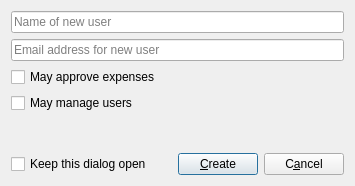
<?xml version="1.0" encoding="UTF-8"?>
<ui version="4.0">
 <class>CreateNewUserDialog</class>
 <widget class="QDialog" name="CreateNewUserDialog">
  <property name="geometry">
   <rect>
    <x>0</x>
    <y>0</y>
    <width>355</width>
    <height>186</height>
   </rect>
  </property>
  <property name="windowTitle">
   <string>Dialog</string>
  </property>
  <layout class="QVBoxLayout" name="verticalLayout">
   <item>
    <widget class="QLineEdit" name="name_edig">
     <property name="placeholderText">
      <string>Name of new user</string>
     </property>
    </widget>
   </item>
   <item>
    <widget class="QLineEdit" name="email_edit">
     <property name="placeholderText">
      <string>Email address for new user</string>
     </property>
    </widget>
   </item>
   <item>
    <widget class="QCheckBox" name="may_approve_expenses_checkbox">
     <property name="text">
      <string>May approve expenses</string>
     </property>
    </widget>
   </item>
   <item>
    <widget class="QCheckBox" name="may_manage_users_checkbox">
     <property name="text">
      <string>May manage users</string>
     </property>
    </widget>
   </item>
   <item>
    <spacer name="verticalSpacer">
     <property name="orientation">
      <enum>Qt::Vertical</enum>
     </property>
     <property name="sizeHint" stdset="0">
      <size>
       <width>20</width>
       <height>1</height>
      </size>
     </property>
    </spacer>
   </item>
   <item>
    <layout class="QHBoxLayout" name="horizontalLayout">
     <item>
      <widget class="QCheckBox" name="keep_dialog_open_checkbox">
       <property name="text">
        <string>Keep this dialog open</string>
       </property>
      </widget>
     </item>
     <item>
      <spacer name="horizontalSpacer">
       <property name="orientation">
        <enum>Qt::Horizontal</enum>
       </property>
       <property name="sizeHint" stdset="0">
        <size>
         <width>40</width>
         <height>20</height>
        </size>
       </property>
      </spacer>
     </item>
     <item>
      <widget class="QPushButton" name="create_button">
       <property name="text">
        <string>&amp;Create</string>
       </property>
      </widget>
     </item>
     <item>
      <widget class="QPushButton" name="cancel_button">
       <property name="text">
        <string>C&amp;ancel</string>
       </property>
      </widget>
     </item>
    </layout>
   </item>
  </layout>
 </widget>
 <resources/>
 <connections/>
</ui>
